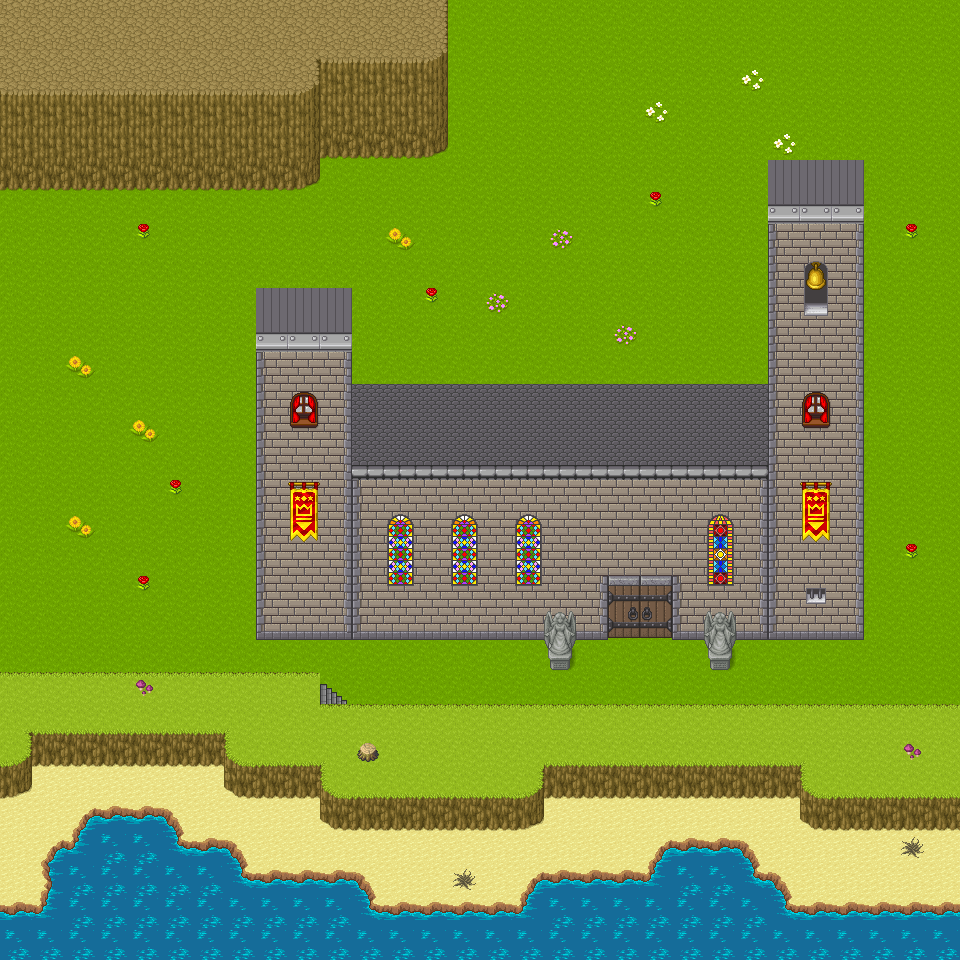

Tiled map render using the project's own tile images. Description and the map definition, with tile-layer contents summarised, below:
An orthogonal 30x30 tile map with 32x32 px tiles, 9 tile layers (Ground, Riser, Beach, Flowers, ...), 2 tilesets.

<map version="1.5" tiledversion="1.7.2" orientation="orthogonal" renderorder="right-down" width="30" height="30" tilewidth="32" tileheight="32" infinite="0" nextlayerid="11" nextobjectid="1">
 <tileset firstgid="1" source="TSX/Water.tsx" />
 <tileset firstgid="19" name="Base" tilewidth="32" tileheight="32" tilecount="1064" columns="8">
  <image source="Tilesets/Base.png" width="256" height="4256" />
 </tileset>
 <layer id="1" name="Ground" width="30" height="30">
  <data>[900 cells, 900 non-empty, 3 distinct tile ids]</data>
 </layer>
 <layer id="2" name="Riser" width="30" height="30">
  <data>[900 cells, 187 non-empty, 18 distinct tile ids]</data>
 </layer>
 <layer id="10" name="Beach" width="30" height="30">
  <data>[900 cells, 40 non-empty, 6 distinct tile ids]</data>
 </layer>
 <layer id="9" name="Flowers" width="30" height="30">
  <data>[900 cells, 21 non-empty, 6 distinct tile ids]</data>
 </layer>
 <layer id="4" name="Buildings" width="30" height="30">
  <data>[900 cells, 178 non-empty, 10 distinct tile ids]</data>
 </layer>
 <layer id="7" name="Building Props" width="30" height="30">
  <data>[900 cells, 23 non-empty, 13 distinct tile ids]</data>
 </layer>
 <layer id="5" name="Door" width="30" height="30">
  <data>[900 cells, 4 non-empty, 4 distinct tile ids]</data>
 </layer>
 <layer id="8" name="Door 2" width="30" height="30">
  <data>[900 cells, 2 non-empty, 1 distinct tile ids]</data>
 </layer>
 <layer id="3" name="Props" width="30" height="30">
  <data>[900 cells, 5 non-empty, 3 distinct tile ids]</data>
 </layer>
</map>
